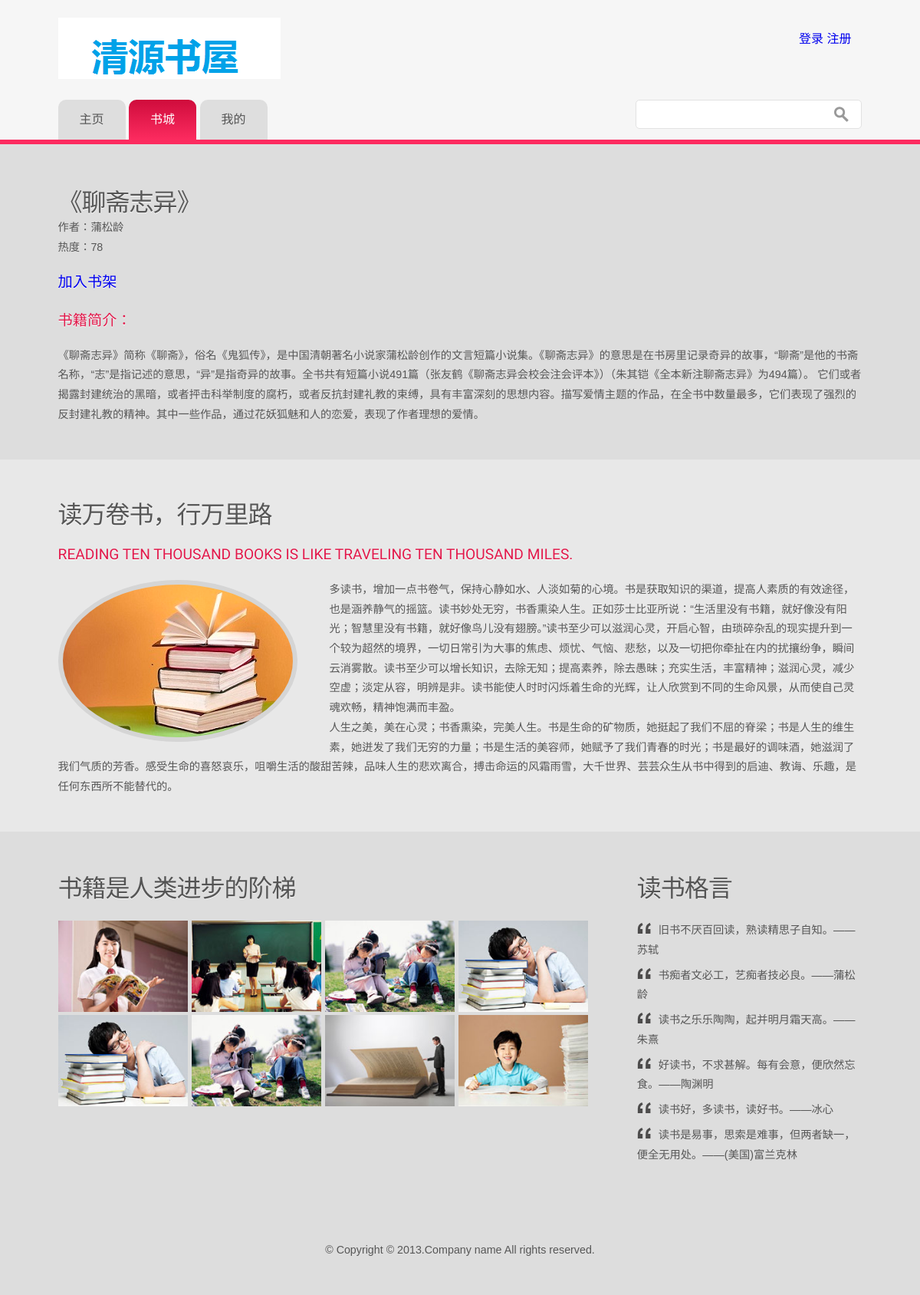
Page /book.php?id=6 on the committed database.
### tables this page shows
CREATE TABLE IF NOT EXISTS `book` (
  `number` varchar(50) DEFAULT NULL,
  `name` varchar(50) DEFAULT NULL,
  `type` varchar(50) DEFAULT NULL,
  `writer` varchar(50) DEFAULT NULL,
  `time` int(11) DEFAULT NULL,
  `text` text
);

### book.php (the view, shortened to what this page needs)
<!DOCTYPE HTML>
<html>
<head>
    <link href="css/style.css" rel="stylesheet" type="text/css" media="all" />
</head>
<body>
<div class="btm_border">
    <div class="h_bg">
        <div class="wrap">
            <div class="header">
                <div class="logo">
                    <h1><a href="index.html"><img src="images/logo.png" alt=""></a></h1>
                </div>
                <div class="social-icons">
                    <ul>
                        <?php
                        if(empty($_SESSION['uid']))
                            echo "<a href='sign_in.php'>登录</a>   <a href='sign_up.php' >注册</a>";
                        else
                            echo "<a href='logout.php'> 退出登录</a>";
                        ?>
                    </ul>
                </div>
            </div>
            <div class='h_btm'>
                <div class='cssmenu'>
                    <ul>
                        <li><a href='index.php'><span>主页</span></a></li>
                        <li class='active'><a href='bookcity.php'><span>书城</span></a></li>
                        <li><a href='reader.php'><span>我的</span></a></li>
                    </ul>
                </div>
                <div class="search">
                    <form>
                        <input type="text" name="keys" value="">
                        <input type="submit" name="subs" value="">
                    </form>
                </div>
            </div>
        </div>
    </div>
</div>
            <div class="main_btm">
    <div class="wrap">
        <div class="main">
            <div class="content">
                <h2>
                    <?php
                        include "conn.php";
                        if(!empty($_GET['id']))
                        {
                            $num=$_GET['id'];
                            $sql="select * from book where number=$num";
                            $query=$db->query($sql);
                            $rs=$query->fetch_array();
                            echo "《".$rs['name']."》";
                        }
                    ?>
                </h2>
                <p>作者：<?php echo $rs['writer'];?></p>
                <p>热度：<?php echo $rs['time'];?></p>
                <h3><a href="borrow.php?id=<?php echo $rs['number']?>">加入书架</a></h3>
                <h3>书籍简介：</h3>
                <p><?php echo $rs['text'];?></p>
            </div>
            </div>
        </div>
    </div>
    <div class="main_bg">
        <div class="wrap">
            <div class="main">
                <div class="content">
                    <h2>读万卷书，行万里路</h2>
                    <h3>Reading ten thousand books is like traveling ten thousand miles.</h3>
                    <p><a href="#"><img src="images/pic11.jpg"></a>     多读书，增加一点书卷气，保持心静如水、人淡如菊的心境。书是获取知识的渠道，提高人素质的有效途径，也是涵养静气的摇篮。读书妙处无穷，书香熏染人生。正如莎士比亚所说：“生活里没有书籍，就好像没有阳光；智慧里没有书籍，就好像鸟儿没有翅膀。”读书至少可以滋润心灵，开启心智，由琐碎杂乱的现实提升到一个较为超然的境界，一切日常引为大事的焦虑、烦忧、气恼、悲愁，以及一切把你牵扯在内的扰攘纷争，瞬间云消雾散。读书至少可以增长知识，去除无知；提高素养，除去愚昧；充实生活，丰富精神；滋润心灵，减少空虚；淡定从容，明辨是非。读书能使人时时闪烁着生命的光辉，让人欣赏到不同的生命风景，从而使自己灵魂欢畅，精神饱满而丰盈。<br>   人生之美，美在心灵；书香熏染，完美人生。书是生命的矿物质，她挺起了我们不屈的脊梁；书是人生的维生素，她迸发了我们无穷的力量；书是生活的美容师，她赋予了我们青春的时光；书是最好的调味酒，她滋润了我们气质的芳香。感受生命的喜怒哀乐，咀嚼生活的酸甜苦辣，品味人生的悲欢离合，搏击命运的风霜雨雪，大千世界、芸芸众生从书中得到的启迪、教诲、乐趣，是任何东西所不能替代的。</p>
                </div>
            </div>
        </div>
        <div class="main_btm">
            <div class="wrap">
                <div class="main">
                    <div class="gallery">
                        <h3>书籍是人类进步的阶梯</h3>
                        <ul>
                            <li><a href="images/gallery1.jpg"><img src="images/gallery1.jpg" alt=""></a><a href="#"></a></li>
                            <li><a href="images/gallery2.jpg"><img src="images/gallery2.jpg" alt=""></a><a href="#"></a></li>
                            <li><a href="images/gallery3.jpg"><img src="images/gallery3.jpg" alt=""></a><a href="#"></a></li>
                            <li><a href="images/gallery4.jpg"><img src="images/gallery4.jpg" alt=""></a><a href="#"></a></li>
                            <li><a href="images/gallery4.jpg"><img src="images/gallery4.jpg" alt=""></a><a href="#"></a></li>
                            <li><a href="images/gallery3.jpg"><img src="images/gallery3.jpg" alt=""></a><a href="#"></a></li>
                            <li><a href="images/gallery5.jpg"><img src="images/gallery5.jpg" alt=""></a><a href="#"></a></li>
                            <li><a href="images/gallery6.jpg"><img src="images/gallery6.jpg" alt=""></a><a href="#"></a></li>
                        </ul>
                    </div>
                    <link rel="stylesheet" type="text/css" href="css/lightbox.css" media="screen">
                    <div class="terminals">
                        <h3>读书格言</h3>
                        <p>旧书不厌百回读，熟读精思子自知。——苏轼</p>
                        <p>书痴者文必工，艺痴者技必良。——蒲松龄</p>
                        <p>读书之乐乐陶陶，起并明月霜天高。——朱熹</p>
                        <p>好读书，不求甚解。每有会意，便欣然忘食。——陶渊明</p>
                        <p>读书好，多读书，读好书。——冰心</p>
                        <p>读书是易事，思索是难事，但两者缺一，便全无用处。——(美国)富兰克林</p>
                    </div>
                </div>
            </div>
        </div>
    <div class="ftr-bg">
        <div class="wrap">
            <div class="footer">
                <div class="copy">
                    <p class="w3-link">&copy; Copyright &copy; 2013.Company name All rights reserved.</p>
                </div>
            </div>
        </div>
    </div>
</body>
</html>

### rows in the picture
book: name "聊斋志异", writer "蒲松龄", time "78", text "《聊斋志异》简称《聊斋》，俗名《鬼狐传》，是中国清朝著名小说家蒲松龄创作的文言短篇小说集。《聊斋志异》的意思是在书房里记录奇异的故事，“聊斋”是他的书斋名称，“志”是指记述的意思，“异”是指奇异的故事。全书共有短篇小说491篇（张友鹤《聊斋志异会校会注会评本》）（朱其铠《全本新注聊斋志异》为494篇）。 它们或者揭露封建统治的黑暗，或者抨击科举制度的腐朽，或者反抗封建礼教的束缚，具有丰富深刻的思想内容。描写爱情主题的作品，在全书中数量最多，它们表现了强烈的反封建礼教的精神。其中一些作品，通过花妖狐魅和人的恋爱，表现了作者理想的爱情。"
